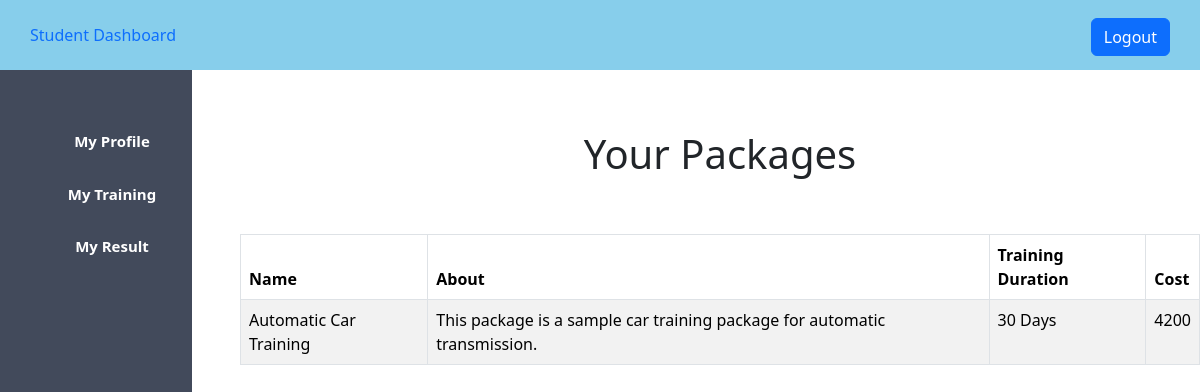
Page /car_managment/student_training_info.php (signed in) on the committed database.
### tables this page shows
CREATE TABLE `user` (
  `id` int(11) NOT NULL,
  `username` varchar(30) DEFAULT NULL,
  `phone` int(15) DEFAULT NULL,
  `email` varchar(50) DEFAULT NULL,
  `usertype` varchar(20) DEFAULT NULL,
  `password` varchar(50) DEFAULT NULL,
  `package_no` int(11) DEFAULT NULL,
  `result_status` int(11) DEFAULT NULL
);

CREATE TABLE `package_list` (
  `id` int(11) NOT NULL,
  `name` text NOT NULL,
  `description` text NOT NULL,
  `training_duration` varchar(100) NOT NULL,
  `cost` float NOT NULL DEFAULT 0
);

### car_managment/student_training_info.php (the view, shortened to what this page needs)
<?php
$host = "localhost";
$user = "root";
$pass = "";
$db = "car_project";
$conn = mysqli_connect($host, $user, $pass, $db);
$name = $_SESSION['username'];
$sql="SELECT
    u.username,
    u.package_no,
    p.name AS package_name,
    p.description AS package_description,
    p.training_duration AS package_training_duration,
    p.cost AS package_cost
FROM
    `user` u
INNER JOIN
    `package_list` p
ON
    u.package_no = p.id
WHERE
    u.username = '$name';";
$result = mysqli_query($conn, $sql);
$info = mysqli_fetch_assoc($result);
?>
<!DOCTYPE html>
<html lang="en">
<head>
    <?php
    include"student_css.php";
    ?>
</head>
<body>
   <?php
   include"student_sidebar.php";
   ?>
   <div class="content" >
   <center>
   <h1>Your Packages</h1>
   <br><br>
   <table class="table table-striped
                    table-bordered table-hover">
                <thead>
                    <tr>
                        <th>Name</th>
                        <th>About</th>
                        <th>Training Duration</th>
                        <th>Cost</th>
                    </tr>
                </thead>
                <tbody>
                        <tr>
                            <td><?php echo "{$info['package_name']}" ?> </td>
                            <td><?php echo "{$info['package_description']}" ?></td>
                            <td><?php echo "{$info['package_training_duration']}" ?></td>
                            <td><?php echo "{$info['package_cost']}" ?></td>
                        </tr>
                </tbody>
            </table>
   </center>
   </div>
</body>
</html>

### car_managment/styles/student.css (style rules this page uses)
* { padding: 0; margin: 0; }
.content { margin-left: 20%; margin-top: 5%; }

### rows in the picture
user: package_list.name "Automatic Car Training", package_list.description "This package is a sample car training package for automatic transmission.", package_list.training_duration "30 Days", package_list.cost "4200"
